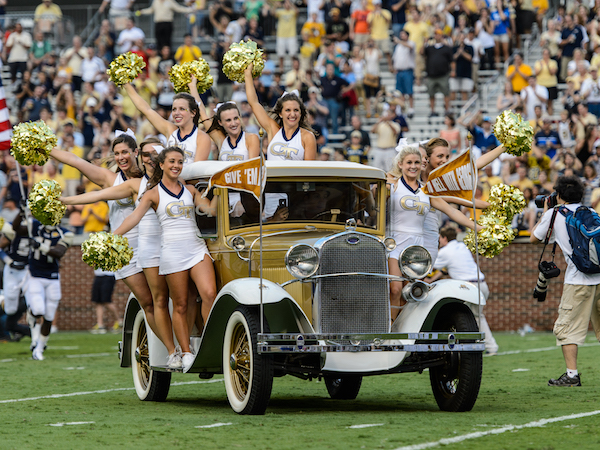
#> input picture final_project2/source/input4.jpg, 600 x 450 px
$ python mosaic_letter.py   (Python 2 division)
#> lines starting #> are read from the running program, lines starting #| are printed output that depends on the picture
# Final Project
# Shotaro Watanabe

# My project proposal was to make AR recognition work on iOS,
# but I could not figure out well to create the app,
# so I decidec to go back to Python and create mosaic letter from your input photos.
# Users will be able to select the input photos and create mosaic letters from it.

import cv2

import os

import numpy as np
import scipy as sp

import math

## File management
SRC_FOLDER = "source/images"

ORG_IMG = cv2.imread("source/input4.jpg")
#> ORG_IMG is the input picture: shape (450, 600, 3); mean B, G, R 91.8, 112.1, 114.5
IMG_FILES = os.listdir(SRC_FOLDER)

NUMBER_OF_IMAGE = 50

## IMAGE SIZE to be made
ORIGINAL_WIDTH = 600
ORIGINAL_HEIGHT = 450

## ORIGINAL INPUT IMAGE SIZE
WIDTH = 8
HEIGHT = 6

counter = 0;

IMG_EXTS = ["png", "jpeg", "jpg", "gif", "tiff", "tif", "raw", "bmp"]

## Every computation happening here.

## Get the average RGB value for the given index range
def getAverageOfBlock(original, index):
	colorSum = np.array([0, 0, 0])
	if index[0] < ORIGINAL_HEIGHT - HEIGHT + 1 and index[1] < ORIGINAL_WIDTH - WIDTH + 1:
		for i in range(index[0], index[0] + HEIGHT):
			for j in range(index[1], index[1] + WIDTH):
				colorSum = np.add(colorSum, original[i, j])

	return colorSum / WIDTH / HEIGHT

## Get the average value of the resized input images
def getAverageOfImages(listOfImages):

	colorSum = np.array([0, 0, 0])
	listOfAverage = []

	for image in listOfImages:
		for i in range(0, image.shape[0]):
			for j in range(0, image.shape[1]):
				colorSum = colorSum + image[i, j]

		numberOfPixels = image.shape[0] * image.shape[1]
		listOfAverage.append(colorSum / numberOfPixels)
		colorSum = np.array([0, 0, 0])

	return listOfAverage

## Put the best match image to the certain index of the image
def foundBestImageForIndex(empty, bestImage, index):
	global counter
	counter = counter + 1
	if index[0] < ORIGINAL_HEIGHT - HEIGHT + 1 and index[1] < ORIGINAL_WIDTH - WIDTH + 1:
		for i in range(index[0], index[0] + HEIGHT):
			for j in range(index[1], index[1] + WIDTH):
				empty[i][j] = bestImage[i % HEIGHT, j % WIDTH]

	print "Adding:" + str(counter) + "th photo."

	return empty

## resize the image to speed up processing speed
def createSmallImages(imageFiles):
	listOfImages = []
	listOfResizedImages = []

	for aFile in imageFiles:
		if aFile.split(".")[-1].lower() in IMG_EXTS:
			listOfImages.append(aFile)

	for aImage in listOfImages:
		print "Resizing:" + aImage
		loadedImage = cv2.imread(os.path.join(SRC_FOLDER, aImage))
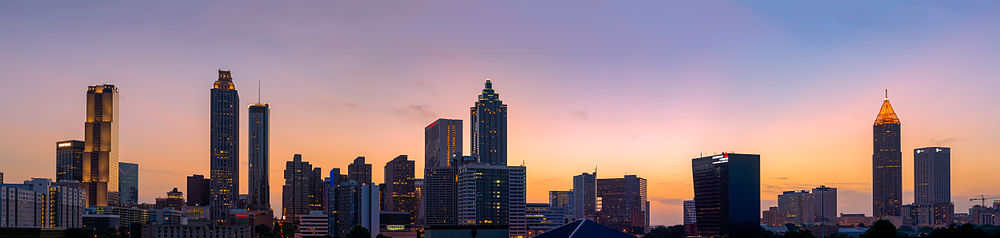
#> input picture final_project2/source/images/1000px-Atlanta_Downtown_Skyline.jpg, 1000 x 238 px
#> loadedImage is the input picture: shape (238, 1000, 3); mean B, G, R 135.4, 125.4, 146.8
		listOfResizedImages.append(cv2.resize(loadedImage, (WIDTH, HEIGHT)))

	return listOfResizedImages

## main function to start creating the mosaic picture letter
def createLetter(original, listOfImages):

	imageOfBestMatch = listOfImages[0]
	valueDiff = 0

	letter_image = np.zeros((original.shape[0], original.shape[1], 3))

	for i in range(0, original.shape[0], HEIGHT):
		for j in range(0, original.shape[1], WIDTH):

			smallest = (255**2) * 3
			averageOfBlock = getAverageOfBlock(original, (i, j))
			averageOfImages = getAverageOfImages(listOfImages)

			for k in range(0, len(averageOfImages)):
				rDiff = (averageOfImages[k][0] - averageOfBlock[0])**2
				gDiff = (averageOfImages[k][1] - averageOfBlock[1])**2
				bDiff = (averageOfImages[k][2] - averageOfBlock[2])**2
				valueDiff = np.sqrt(rDiff+gDiff+bDiff)

				if valueDiff < smallest:
					smallest = valueDiff
					imageOfBestMatch = listOfImages[k]

			letter_image = foundBestImageForIndex(letter_image, imageOfBestMatch, (i, j))
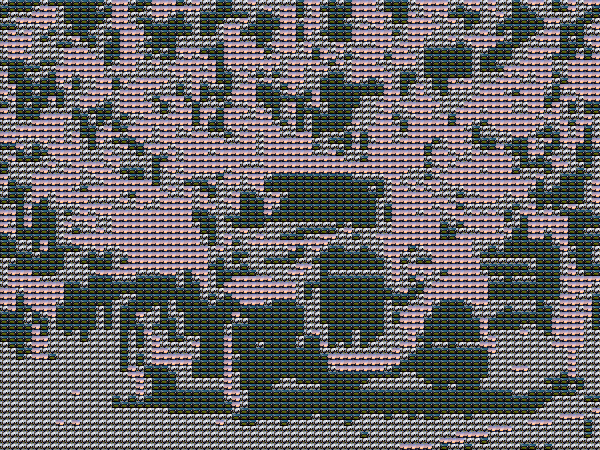
#> letter_image: shape (450, 600, 3) float64; mean B, G, R 104.9, 102.5, 104.1

	return letter_image

final_letter = createLetter(ORG_IMG, createSmallImages(IMG_FILES))

cv2.imwrite("letter.png", final_letter)
